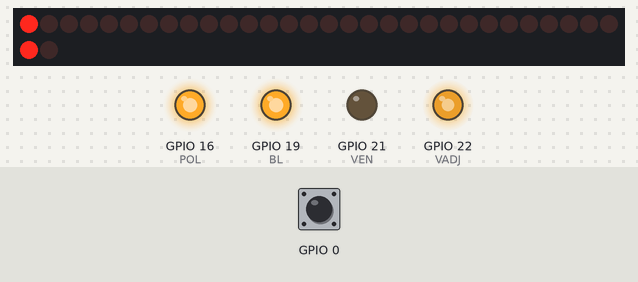
Recording of a sketch running on a simulated ESP32. Parts: 32 shift-register outputs drawn as a row of LEDs (first output left, lit = HIGH), output pins drawn as LEDs (lit = HIGH). Wiring (inferred from the names in the program): 4 × shift register (74HC595): data GPIO 23; shift clock GPIO 18; latch GPIO 17. Wiring (inferred from the signals the program sends): row of LEDs: on Q0, Q1, Q2, Q3, Q4, Q5, Q6, Q7, Q8, Q9, Q10, Q11, Q12, Q13, Q14, Q15, Q16, Q17, Q18, Q19, Q20, Q21, Q22, Q23, Q24, Q25, Q26, Q27, Q28, Q29, Q30, Q31. Inputs (shaded band) come from the test bench; at power-on: GPIO 0 HIGH. WiFi joins after 1.5 s; servers stay silent unless stated; the local clock reads 2024-03-15 10:24:30 at power-on unless the sketch sets it; pins used as bus, display or sensor lines are not drawn; what the sketch prints to the serial monitor is not drawn.

Above: at 4.6 s.
At 8.2 s:
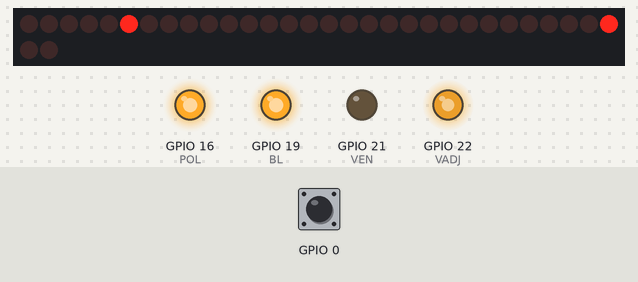
15.0 s: GPIO 0 pulled LOW for 0.15 s
At 24.2 s:
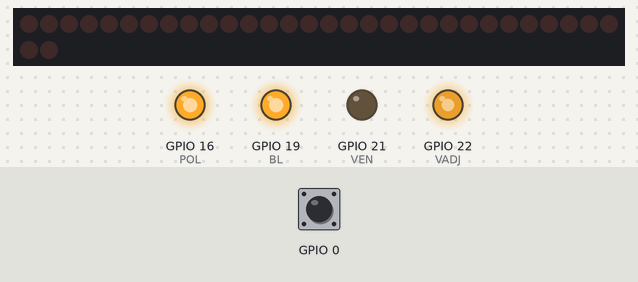
At 26.6 s:
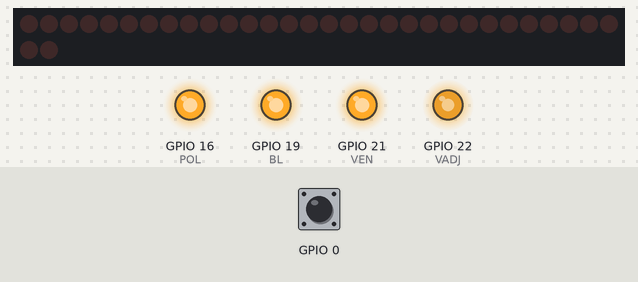
Timing chart, 0 to 26.9 s (numbered marks = the images above; inputs shaded):
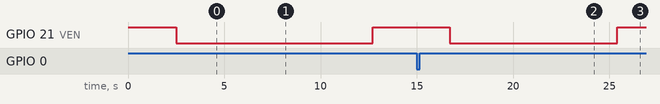

Measured:
- after the input at 15.0 s, GPIO 21 (VEN): HIGH → LOW after 1.7 s, → HIGH 8.7 s later

The sketch:

main.ino
```cpp
//Libs
//lib for hv5530 control
#include <ShiftRegister74HC595.h>

//lib for retrieving time from wifi
#include <WiFi.h>
#include "time.h"
//---------------------------------------

//Pins

//Pins HV5530

#define POL      16  //        // Polarity
#define BL       19 //        //  Blank

#define LE       17 //        // Latch
#define DATA     23 // mosi   // Data in
#define CLOCK    18 // sck    // Clk
//---------------------------------------

//Pins HVSMD

#define VEN      21 // enable hv
#define VADJ     22 // regulate voltage
//---------------------------------------

//botao
struct Button {
  const uint8_t PIN;
  bool pressed;
};

Button button1 = {0, false};

void IRAM_ATTR isr() {
  button1.pressed = true;
}
//--------------------------------------

//Defines

// PWM properties
const int freq = 16000;
const int PWMChannel = 0;
const int resolution = 8;
const int dutyCycle = 210; //175 v 1 nixie in-2 1.85 mA
//---------------------------------------

//wifi
const char* ssid       = "******";
const char* password   = "******";
//---------------------------------------

//time server
const char* ntpServer = "europe.pool.ntp.org";
const long  gmtOffset_sec = 3600*0;
const int   daylightOffset_sec = 3600;
//----------------------------------------

//Shift Register

// parameters: (number of shift registers, data pin, clock pin, latch pin)
ShiftRegister74HC595 sr (4, DATA, CLOCK, LE);

// shift register positions for each digit in each tube

//       Digit     0,    1,    2,    3,    4,    5,    6,    7,    8,    9,   red,   green,   blue,
int tube1[] = { 0,    1,    2,    3,    5,    7,    9,    8,    6,    4,     11,     10,    12};

//		Digit      0,    1,    2,    3,    4,    5,    6,    7,    8,    9,   red,   green,   blue,			,
int tube2[] = {31,   30,   29,   27,   25,   23,   22,   24,   26,   28,     19,     20,     18};
//-----------------------------------------------------------------

void setup() {

 //HVSMD
  pinMode(VEN, OUTPUT);
  digitalWrite(VEN, HIGH);

  //PWM
  ledcSetup(PWMChannel, freq, resolution);
  ledcAttachPin(VADJ, PWMChannel);
 //-----------------------------------------------------------------

  //HV5530
  pinMode(POL, OUTPUT); // Polarity
  pinMode(BL, OUTPUT); // Blank

  pinMode(LE, OUTPUT); // Latch
  pinMode(DATA, OUTPUT); // Data
  pinMode(CLOCK, OUTPUT); // Clk

  digitalWrite(POL, HIGH); //Disable Outputs to prevent flicker
  digitalWrite(BL, LOW); //Disable Outputs to prevent flicker

  digitalWrite(LE, LOW);
  digitalWrite(DATA, LOW);
  digitalWrite(CLOCK, LOW);
//---------------------------------------------------------

  //botao
  pinMode(button1.PIN, INPUT_PULLUP); //pullup_button
  attachInterrupt(button1.PIN, isr, FALLING);
//---------------------------------------------------------

  //Blank Display
  BlankDisplay();
  delay(500);

  Serial.begin(9600);

	//First Boot
	Serial.println("All in One first boot");

	//Blank Display
	BlankDisplay();
	delay(500);

	//High voltage adjust
	Serial.println("PWM fixed");
    ledcWrite(PWMChannel, dutyCycle);
	delay(500);

	//Start HV
	Serial.println("HV Enabled");
	digitalWrite(VEN, LOW);
	delay(500);

	//conect to the internet and retrieve time
	//wifi connection
	ConnectWifi();
	delay(500);

	//Show time
	//printLocalTime();
	//delay(500);

	//shut off HV
	Serial.println("HV Disabled");
	digitalWrite(VEN, HIGH);
	delay(500);

	//Done
	Serial.println("Done");
	delay(500);
}
//------------------------------------------------------------------------

void loop() {
  // put your main code here, to run repeatedly:

  if (button1.pressed) {
	Serial.println("Button Press");

	//Blank Display
	BlankDisplay();
	delay(500);

	//Adjust HV
	Serial.println("PWM fixed");
    ledcWrite(PWMChannel, dutyCycle);
	delay(500);

	//Start HV
	Serial.println("HV Enabled");
	digitalWrite(VEN, LOW);
	delay(500);

	//Show time
	printLocalTime();
	delay(500);

	//shutdown HV
	Serial.println("HV Disabled");
	digitalWrite(VEN, HIGH);
	delay(500);

	//done
	Serial.println("Done");
	delay(500);
  button1.pressed = false;
  }
  delay(500);
}
//------------------------------------------------------------------------

//Functions

//Blank Display
void BlankDisplay(){
  digitalWrite(BL, HIGH); //Disable Outputs to prevent flicker
  digitalWrite(POL, HIGH); //Disable Outputs to prevent flicker

  // Disconnect shift register from data latches:
  Serial.println( "blank");

   sr.setAllLow(); // set all pins LOW
   delay(500);
}
//------------------------------------------------------------------------

//connect to WiFi
void ConnectWifi(){
  Serial.printf("Connecting to %s ", ssid);
  WiFi.begin(ssid, password);
  while (WiFi.status() != WL_CONNECTED) {
      delay(500);
      Serial.print(".");
  }
  Serial.println(" CONNECTED");

  //init and get the time
  configTime(gmtOffset_sec, daylightOffset_sec, ntpServer);
  printLocalTime();

  //disconnect WiFi as it's no longer needed
  WiFi.disconnect(true);
  WiFi.mode(WIFI_OFF);
}
//------------------------------------------------------------------------

//retrieves time and shows it
void printLocalTime()
{
  struct tm timeinfo;
  if(!getLocalTime(&timeinfo)){
    Serial.println("Failed to obtain time");
    return;
  }
  Serial.println(&timeinfo, "%A, %B %d %Y %H:%M:%S");

//split the hours
  //Serial.println("hour");
  uint8_t H =  timeinfo.tm_hour;
  uint8_t H1 = H/10;
  uint8_t H2 = H%10;
  //Serial.println(H);
  //Serial.println(H1);
  //Serial.println(H2);

  //Serial.println("min");
  uint8_t M =  timeinfo.tm_min;
  uint8_t M1 = M/10;
  uint8_t M2 = M%10;
  //Serial.println(M);
  //Serial.println(M1);
  //Serial.println(M2);

  NixieDisplayTime(H1, H2, M1, M2);
  delay(500);
}
//------------------------------------------------------------------------

//show digits
void NixieDisplayTime(uint8_t H1,uint8_t H2, uint8_t M1,uint8_t M2)
{
  //hour
  // set pins without immediate update
  Serial.println("hour");
  Serial.println(H1);
  sr.setNoUpdate(tube2[H1], HIGH);
  Serial.println(H2);
  sr.setNoUpdate(tube1[H2], HIGH);
  // at this point of time, pin 0 and 1 did not change yet
  sr.updateRegisters(); // update the pins to the set values
  delay(3000);

  BlankDisplay();

  delay(100);

  //min
  Serial.println("min");
  Serial.println(M1);
  sr.setNoUpdate(tube2[M1], HIGH);
  Serial.println(M2);
  sr.setNoUpdate(tube1[M2], HIGH);
  sr.updateRegisters();
  delay(3000);

  BlankDisplay();
  delay(100);
}
//------------------------------------------------------------------------
```
